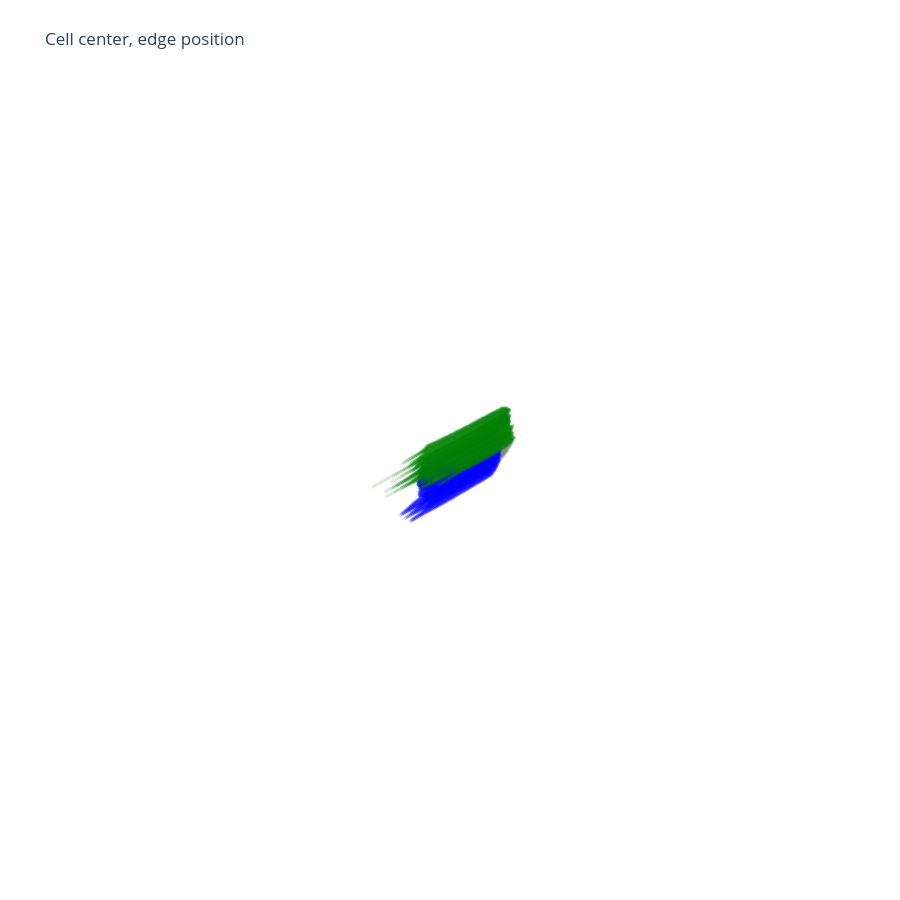

Notebook code cell kept with this figure:
### Code cell
fig = go.Figure()
color_l = ["red", "grey", "blue", "green"]
for c_id in [1,2,3]:
# c_id = 79
    fig = ZMplot.draw_cell(image, c_id, fig=fig, **{"opacity":0.1, "color":color_l[c_id]})
    fig = ZMplot.draw_face(face_pixel_df, c_id, dict(x_size=1, y_size=1, z_size=1), fig=fig,)
    fig = ZMplot.draw_edges(edge_df, edge_pixel_df, c_id, dict(x_size=1, y_size=1, z_size=1), fig=fig)

fig.update_layout(title='Cell center, edge position',
              autosize=False,
              width=900,
              height=900,
              margin=dict(l=65, r=50, b=65, t=90),
              showlegend=False,
              scene = dict(
                aspectratio=dict(x=0.5, 
                                 y=pixel_size["x_size"], 
                                 z=pixel_size["x_size"]),
                ),
              )

fig.update_scenes(xaxis_visible=False, yaxis_visible=False,zaxis_visible=False )

### Figure 1 — Plotly figure (JSON) as saved in the notebook; plotly's stock layout.template omitted (floating-point values rounded to 4 significant figures; data arrays with more than 128 entries replaced by an {"elided": "..."} marker saying what was removed)
{"data": [{"marker": {"color": "grey", "opacity": 0.1, "size": 2}, "mode": "markers", "type": "scatter3d", "x": {"elided": "12187 int values"}, "y": {"elided": "12187 int values"}, "z": {"elided": "12187 int values"}}, {"marker": {"color": "blue", "opacity": 0.1, "size": 2}, "mode": "markers", "type": "scatter3d", "x": {"elided": "15729 int values"}, "y": {"elided": "15729 int values"}, "z": {"elided": "15729 int values"}}, {"marker": {"color": "green", "opacity": 0.1, "size": 2}, "mode": "markers", "type": "scatter3d", "x": {"elided": "13458 int values"}, "y": {"elided": "13458 int values"}, "z": {"elided": "13458 int values"}}], "layout": {"autosize": false, "height": 900, "margin": {"b": 65, "l": 65, "r": 50, "t": 90}, "scene": {"aspectratio": {"x": 0.5, "y": 0.1072, "z": 0.1072}, "xaxis": {"visible": false}, "yaxis": {"visible": false}, "zaxis": {"visible": false}}, "showlegend": false, "title": {"text": "Cell center, edge position"}, "width": 900}}
